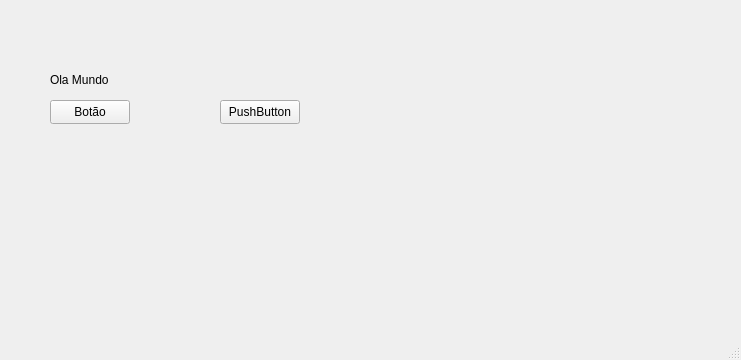
<?xml version="1.0" encoding="UTF-8"?>
<ui version="4.0">
 <class>MainWindow</class>
 <widget class="QMainWindow" name="MainWindow">
  <property name="geometry">
   <rect>
    <x>0</x>
    <y>0</y>
    <width>741</width>
    <height>360</height>
   </rect>
  </property>
  <property name="windowTitle">
   <string>MainWindow</string>
  </property>
  <widget class="QWidget" name="centralwidget">
   <widget class="QPushButton" name="pushButton">
    <property name="geometry">
     <rect>
      <x>50</x>
      <y>100</y>
      <width>80</width>
      <height>24</height>
     </rect>
    </property>
    <property name="text">
     <string>Botão</string>
    </property>
   </widget>
   <widget class="QLabel" name="label">
    <property name="geometry">
     <rect>
      <x>50</x>
      <y>70</y>
      <width>81</width>
      <height>20</height>
     </rect>
    </property>
    <property name="text">
     <string>Ola Mundo</string>
    </property>
   </widget>
   <widget class="QPushButton" name="pushButton_2">
    <property name="geometry">
     <rect>
      <x>220</x>
      <y>100</y>
      <width>80</width>
      <height>24</height>
     </rect>
    </property>
    <property name="text">
     <string>PushButton</string>
    </property>
   </widget>
  </widget>
  <widget class="QMenuBar" name="menubar">
   <property name="geometry">
    <rect>
     <x>0</x>
     <y>0</y>
     <width>741</width>
     <height>21</height>
    </rect>
   </property>
  </widget>
  <widget class="QStatusBar" name="statusbar"/>
 </widget>
 <resources/>
 <connections/>
</ui>
